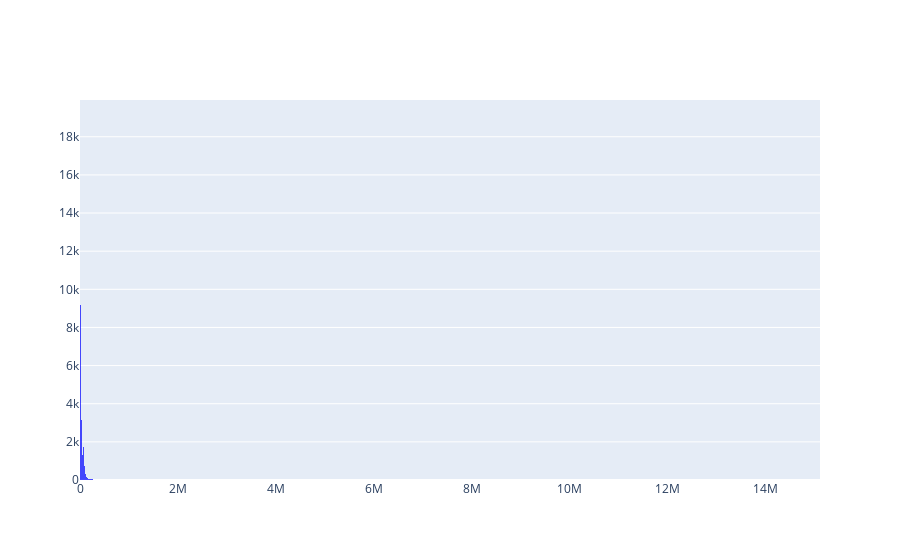

The cell this chart's notebook holds for it:
### Code cell
fig = go.Figure()
fig.add_trace(go.Histogram(
    x=data1['views'],
    name='Распределение просмотров',
    opacity=0.7,
    marker_color='blue'
))

### Figure 1 — Plotly figure (JSON) as saved in the notebook; plotly's stock layout.template omitted (floating-point values rounded to 4 significant figures; data arrays with more than 128 entries replaced by an {"elided": "..."} marker saying what was removed)
{"data": [{"marker": {"color": "blue"}, "name": "Распределение просмотров", "opacity": 0.7, "type": "histogram", "x": {"elided": "86455 int values"}}], "layout": {}}
